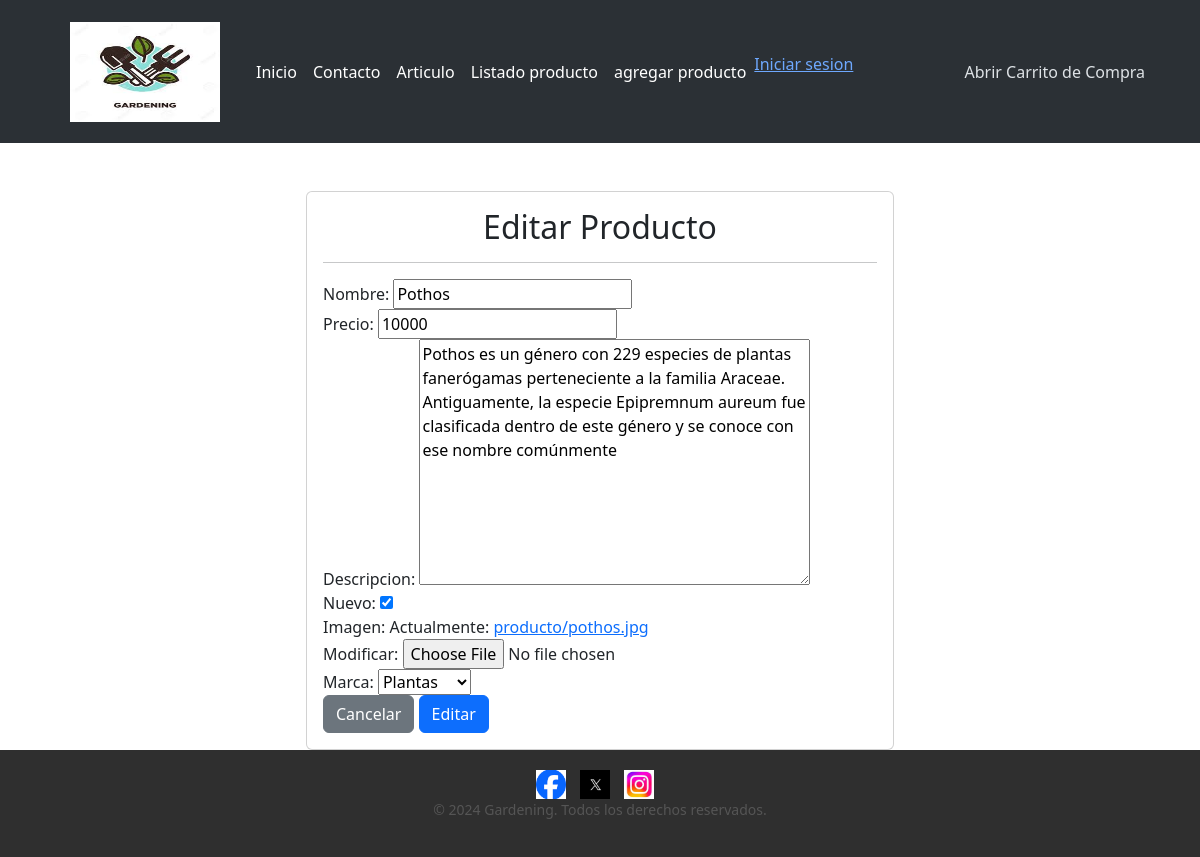
The page /modificar-producto/2/ on the database its author committed.
### app/models.py (models this page shows, shortened)
class Producto(models.Model):
    nombre = models.CharField(max_length=50)
    precio = models.IntegerField()
    descripcion = models.TextField()
    nuevo = models.BooleanField()
    imagen = models.ImageField(upload_to="producto",null=True)
    marca = models.ForeignKey(Marca,on_delete=models.PROTECT)

class Marca(models.Model):
    nombre = models.CharField(max_length=50)
    def __str__(self):
        return self.nombre

### app/views.py (the view)
# urls.py: path('modificar-producto/<int:id>/', modificar_producto, name="modificar_producto"),
def modificar_producto(request,id):
    producto = get_object_or_404(Producto,id =id)
    data ={
        'form': ProductoForm(instance=producto)
    }
    if request.method == 'POST':
        formulario = ProductoForm(data=request.POST ,instance=producto,files=request.FILES)
        if formulario.is_valid():
            formulario.save()
            return redirect(to="listar_producto")
        data ["form"] =formulario
    return render(request, 'app/producto/modificar.html' ,data)

### app/forms.py
class ProductoForm(forms.ModelForm):
    class Meta:
        model = Producto
        fields = '__all__'

### app/templates/app/producto/modificar.html (shortened to what this page needs)
{% extends 'app/base.html'%}
{% block contenido%}
<br><br>
        <div class="row">
            <div class="col-12 col-md-6 offset-md-3">
                <div class="card">
                    <div class="card-body">
                        <h2>Editar Producto</h2>
                        <hr>
                <form action="" method="post" enctype="multipart/form-data">
                    {{form  }}
                        <input type="reset" value="Cancelar" class="btn btn-secondary">
                        <input type="submit" value="Editar" class="btn btn-primary">
                </form>
            </div>
        </div>
    </div>
</div>
{% endblock%}

### app/static/app/css/style.css (style rules this page uses)
body { font-family: Arial, sans-serif; margin: 0; padding: 0; box-sizing: border-box; }
h2 { color: #4caf50; text-align: center; }

### rows shown on the page
Producto: nombre "Pothos", precio "10000", descripcion "Pothos es un género con 229 especies de plantas fanerógamas perteneciente a la familia Araceae. Antiguamente, la especie Epipremnum aureum fue clasificada dentro de este género y se conoce con ese nombre comúnmente", nuevo "☑", marca "Plantas"
